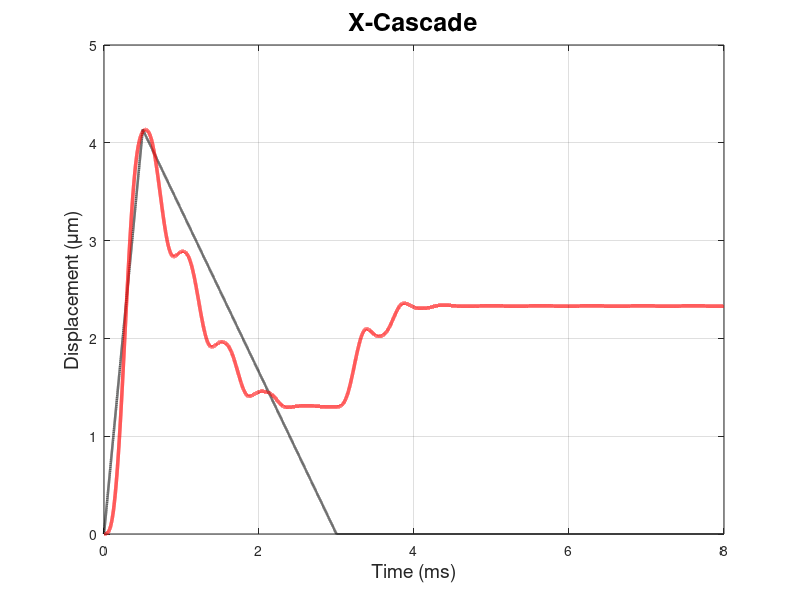

Write MATLAB code to recreate this figure.
% In the name of Allah
% Ali Abdi
% 1397-09-22
% Thesis
clear all
close all
clc
% Main Code
%% ------------------------------------- Parameters
% In common  
Ap=2.5e-5;
Ep=2.216e10;
ROp=8000;
lp=2e-2;
Mp=ROp*Ap*lp;
g=9.81;
ALFp=4.297e-1;
BETp=3.438e-2;
GAMp=-2.865e-3;
de=1.24e-7;
cp=25;
kp=Ep*Ap/lp;
n=1;
vs=0.001;
ALF=2e10;
BET=0.2e10;
GAM=0.3e10;
DEL=2;
SIG1=100;
SIG2=0.4;
% X
t0x=0e-3;
t1x=0.5e-3;
t2x=2.5e-3;
t3x=3e-3;
t4x=8e-3;       % Rest Time
dtx=1e-7;
ssx1=(2*t1x-t3x)/(t3x-t0x);
ssx2=(2*t2x-t3x)/(t3x-t0x);
T1x=[-t3x/2:dtx:+t3x/2];
datx1=length(T1x);
Tx=[0:dtx:t4x];
datx=length(Tx);
Vmaxxf=100
%Vmaxxb=49;
Volxf=zeros(1,datx);  %Forward
Volxb=zeros(1,datx);  %Backward
Volxf(1:datx1)=Vmaxxf*tripuls(T1x,t3x,ssx1);  %Forward
%Volxb(1:datx1)=Vmaxxb*tripuls(T1x,t3x,ssx2);  %Backward
m1x=400e-3;
m2x=300e-3; 
MUkx=0.5;
MUsx=0.6;
Fnx=(m1x+m2x+Mp)*g;
Fsx=MUsx*Fnx;                      
Fcx=MUkx*Fnx;
% Y
t0y=0e-3;
t1y=0.5e-3;
t2y=2.5e-3;
t3y=3e-3;
t4y=8e-3;       % Rest Time
dty=1e-7;
ssy1=(2*t1y-t3y)/(t3y-t0y);
ssy2=(2*t2y-t3y)/(t3y-t0y);
T1y=[-t3y/2:dty:+t3y/2];
daty1=length(T1y);
Ty=[0:dty:t4y];
daty=length(Ty);
Vmaxyf=120;
Vmaxyb=74;
Volyf=zeros(1,daty);  %Forward
Volyb=zeros(1,daty);  %Backward
Volyf(1:daty1)=Vmaxyf*tripuls(T1y,t3y,ssy1);  %Forward
Volyb(1:daty1)=Vmaxyb*tripuls(T1y,t3y,ssy2);  %Backward
m1x=400e-3;
m2x=300e-3; 
m1y=(m1x+m2x+Mp)+96e-3;
m2y=200e-3; 
MUky=0.51;
MUsy=0.61;
Fny=(m1y+m2y+Mp)*g;
Fsy=MUsy*Fny;                      
Fcy=MUky*Fny;

%% ------------------------------------- Initial Condition
% X
hx=zeros(1,datx);
Fhx=zeros(1,datx);
sx=ones(1,datx)*eps*1e6;
x1(1,1)=0;
x1(1,2)=eps;
x2(1)=0;
x2(2)=eps;
% Y
hy=zeros(1,daty);
Fhy=zeros(1,daty);
sy=ones(1,daty)*eps*1e6;
y1(1,1)=0;
y1(1,2)=eps;
y2(1)=0;
y2(2)=eps;

%% ------------------------------------- System Equeitions
% ------------------------- X Started
kx=1
xf(1)=0;
Volx(1,:)=Volxf(1,:); 

% Puls
for i=2:1:datx
dVolx(i)=(Volx(kx,i)-Volx(kx,i-1))/dtx;
% piezo force
hx(i)=(ALFp*de*dVolx(i)-BETp*abs(dVolx(i))*hx(i-1)-GAMp*dVolx(i)*abs(hx(i-1)))*dtx+hx(i-1);
Fpx(i)=kp*(de*Volx(kx,i)-hx(i));
% friction
dx1(i)=(x1(kx,i)-x1(kx,i-1))/dtx;
sx(i)=sign(dx1(i))*(Fcx+(Fsx-Fcx)*exp(-(abs(dx1(i))/vs)^DEL));     % constant velocity behavior
dzx(i)=dx1(i)*(1-sign(Fhx(i)/sx(i))*(abs(Fhx(i)/sx(i)))^n);
Fhx(i+1)=(ALF*dzx(i)-BET*abs(dzx(i))*Fhx(i)-GAM*dzx(i)*abs(Fhx(i)))*dtx+Fhx(i);       % hysteresis friction
Ffx(i)=Fhx(i)+SIG1*dzx(i)+SIG2*dx1(i);                           % Frictional force
Ffx(i)=abs(Ffx(i))*sign(dx1(i));
% governing Equation
x1(kx,i+1)=2*x1(kx,i)-x1(kx,i-1)+(-kp*(x1(kx,i)-x2(kx,i))-cp*(x1(kx,i)-x1(kx,i-1)-x2(kx,i)+x2(kx,i-1))/dtx+Fpx(i)-Ffx(i))*dtx^2/m1x;
x2(kx,i+1)=2*x2(kx,i)-x2(kx,i-1)+(+kp*(x1(kx,i)-x2(kx,i))+cp*(x1(kx,i)-x1(kx,i-1)-x2(kx,i)+x2(kx,i-1))/dtx-Fpx(i))*dtx^2/m2x;
end

TTx(kx,:)=Tx+(kx-1)*t4x;

%% ------------------------------------- Result
% X
figure(1)
%subplot(2,2,1)
plot(TTx*1e3,Volx*max(abs(x1*1e6))/Vmaxxf,'k-.','linewidth',1.8)
hold on
plot(TTx*1e3,x1(1:length(TTx))*1e6,'linewidth',2.5,'color',[1,0,0])

xlabel('Time (ms)','fontsize',14)
ylabel('Displacement (\mum)','fontsize',14)
title('X-Cascade','fontsize',18)
grid on
